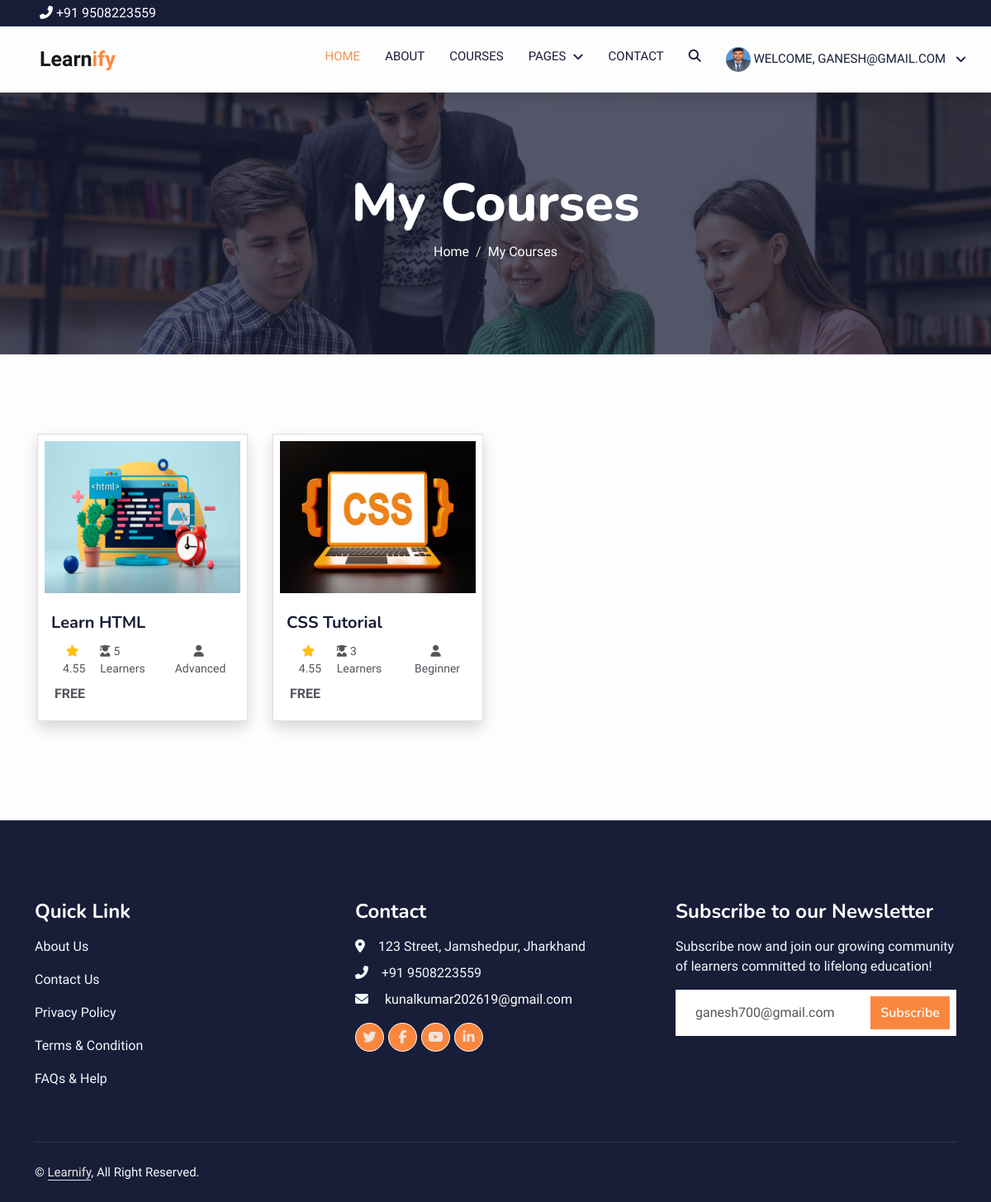
The page /my-course (signed in) on the database its author committed.
### coder/models.py (models this page shows, shortened)
class Profile(models.Model):
    profile_image = models.ImageField(
        default='media/default.jpg', upload_to='media', null=True, blank=True)
    user = models.OneToOneField(User, on_delete=models.CASCADE, blank=True,null=True)
    first_name = models.CharField(max_length=100, blank=True,null=True)
    last_name = models.CharField(max_length=100, blank=True,null=True)
    username = models.CharField(max_length=100, blank=True,null=True)
    email = models.CharField(max_length=100,blank=True,null=True)
    phone = models.BigIntegerField(blank=True,null=True)
    desc = models.CharField(max_length=500, blank=True,null=True)

class UserCourse(models.Model):
    user = models.ForeignKey(User, on_delete=models.CASCADE)
    course = models.ForeignKey(Course, on_delete=models.CASCADE)
    paid = models.BooleanField(default=0)
    date = models.DateTimeField(auto_now_add=True)

class Course(models.Model):
    STATUS = (
        ('PUBLISH', 'PUBLISH'),
        ('DRAFT', 'DRAFT'),
    )
    featured_image = models.ImageField(
        upload_to="Media/featured_img", null=True)
    featured_video = models.CharField(max_length=300, null=True)
    title = models.CharField(max_length=500)
    created_at = models.DateField(auto_now_add=True)
    author = models.ForeignKey(Author, on_delete=models.CASCADE, null=True)
    category = models.ForeignKey(Categories, on_delete=models.CASCADE)
    level = models.ForeignKey(Level, on_delete=models.CASCADE, null=True)
    description = models.TextField()
    short_desc = models.TextField(null=True)
    price = models.IntegerField(null=True, default=0)
    discount = models.IntegerField(null=True)
    language = models.ForeignKey(Language, on_delete=models.CASCADE, null=True)
    deadline = models.CharField(max_length=200, null=True)
    slug = models.SlugField(default='', max_length=500, null=True, blank=True)
    status = models.CharField(choices=STATUS, max_length=100, null=True)
    certificate = models.CharField(null=True, max_length=100)
    def get_absolute_url(self):
        from django.urls import reverse
        return reverse('course_details', kwargs={'slug': self.slug})

class Level(models.Model):
    name = models.CharField(max_length=100)
    def __str__(self):
        return self.name

### learnify/views.py (the view)
# urls.py: path('my-course', views.my_course, name='my-course'),
@login_required(login_url='login')
def my_course(request):
    course = UserCourse.objects.filter(user=request.user)
    category = Categories.get_all_category(Categories)
    context = {
        'course': course,
        'category': category,
    }
    return render(request, 'course/my_course.html', context)

### coder/models.py (called while the page is built)
    def get_all_category(self):
        return Categories.objects.all().order_by('id')

### templates/course/my_course.html (shortened to what this page needs)
{% extends 'base.html' %}
{% load static %}
{% load course_tags %}
{% block content %}
<div class="container-fluid bg-primary py-5 mb-5 page-header">
    <div class="container py-5">
        <div class="row justify-content-center">
            <div class="col-lg-10 text-center">
                <h1 class="display-3 text-white animated slideInDown">My Courses</h1>
                <nav aria-label="breadcrumb">
                    <ol class="breadcrumb justify-content-center">
                        <li class="breadcrumb-item"><a class="text-white" href="{% url 'home' %}">Home</a></li>
                        <li class="breadcrumb-item text-white active" aria-current="page">My Courses</li>
                    </ol>
                </nav>
            </div>
        </div>
    </div>
</div>
<div class="container-xxl py-5 wow fadeInUp" data-wow-delay="0.1s">
    <div class="container">
        <div class="row g-4" id="filteredCourse">
            {% for i in course%}
            <div class="col-12 col-md-6 col-xl-3 pb-4 pb-md-7" data-aos="fade-up" data-aos-delay="50"
                style="padding-right:15px;padding-left:15px;">
                <div class="card shadow">
                    <img src="/media/{{i.course.featured_image}}" class="card-img-top p-2" alt="..."
                        style="height: 200px;">
                    <div class="card-body">
                        <h5 class="card-title"><a href="{{i.course.get_absolute_url}}"
                                class="text-dark">{{i.course.title}}</a></h5>
                        <div class="d-flex">
                            <small class="flex-fill text-center py-1 px-1"><i class="fa fa-star text-warning me-1"></i>
                                4.55</small>
                            <small class="flex-fill text-left py-1 px-1"><i
                                    class="fa fa-user-graduate me-1"></i>{{i.course.usercourse_set.all.count}}
                                Learners</small>
                            <small class="flex-fill text-center py-1 px-1"><i
                                    class="fa fa-user me-1"></i>{{i.course.level}}</small>
                        </div>
                        <div class="d-flex justify-content-between">
                            {% if i.course.price == 0 %}
                            <small class="py-1 px-1 fw-bold fs-6 text-center">FREE</small>
                            {% else %}
                            <small class="py-1 px-1 fw-bold fs-6 text-center"><del>₹ {{i.course.price}}</del>
                                 ₹ {% discount_calculation i.course.price i.course.discount %}</small>
                            {% endif %}
                        </div>
                    </div>
                </div>
            </div>
            {% endfor %}
        </div>
    </div>
</div>
{% endblock %}

### templates/components/header.html (shortened to what this page needs)
{% load static %}
<div class="topnav py-1 px-lg-5 px-2 bg-dark d-flex justify-content-between align-items-center">
    <div>
        <a href="" class="text-white"><i class="fa fa-phone-alt me-1"></i>+91 9508223559</a>
    </div>
</div>
<nav class="navbar navbar-expand-lg navbar-light shadow sticky-top p-0" style="background-color: #fdfdfd;">
    <a href="{% url 'home' %}" class="navbar-brand d-flex align-items-center px-4 px-lg-5">
        <p class="m-0 fw-bold" style="font-size: 25px;"><img src="{% static 'img/gnae.png' %}" alt=""
                height="50px">Learn<span style="color: #fb873f;">ify</span></p>
    </a>
    <div class="collapse navbar-collapse" id="navbarCollapse">
        <div class="navbar-nav ms-auto p-4 p-lg-0">
            <a href="{% url 'home' %}" class="nav-item nav-link active">Home</a>
            <a href="{% url 'about' %}" class="nav-item nav-link">About</a>
            <a href="{% url 'courses' %}" class="nav-item nav-link">Courses</a>
            <div class="nav-item dropdown">
                <a href="#" class="nav-link dropdown-toggle" data-bs-toggle="dropdown">Pages</a>
            </div>
            <a href="{% url 'contact' %}" class="nav-item nav-link">Contact</a>
            <a class=" nav-item nav-link d-flex search-mobile text-white-all icon-xs d-none d-sm-none d-md-none d-lg-block"
                data-bs-toggle="collapse" href="#collapseSearchMobile" role="button" aria-expanded="false"
                aria-controls="collapseSearchMobile">
                <i class="fa fa-search"></i>
            </a>
            {% if user.is_authenticated and user.first_name == '' %}
            <div class="nav-item dropdown">
                <a href="#" class="nav-link dropdown-toggle" data-bs-toggle="dropdown">
                    {% if user.profile.profile_image %}
                    <img src="{{user.profile.profile_image.url}}" alt="" name="image" class="rounded-circle"
                        height="30px" width="30px">
                    {% else %}
                    <img src="{% static 'img/default.jpg' %}" alt="" name="image" class="rounded-circle" height="30px"
                        width="30px">
                    {% endif %}
                    Welcome, {{user.username}}
                </a>
            </div>
            {% else %}
            <li class="nav-item px-3">
                <a href="{% url 'register' %}" class="nav-link">
                    <i class="fa fa-user"></i>
                </a>
            </li>
            {% endif %}
        </div>
    </div>
</nav>

### templates/components/footer.html (shortened to what this page needs)
{% load static %}
<div class="container-fluid bg-dark text-light footer pt-5 mt-5 wow fadeIn" data-wow-delay="0.1s">
    <div class="container py-5">
        <div class="row g-5">
            <div class="col-lg-4 col-md-6">
                <h4 class="text-white mb-3">Quick Link</h4>
                <p><a class="text-light" href="{% url 'about' %}">About Us</a></p>
                <p><a class="text-light" href="{% url 'contact' %}">Contact Us</a></p>
                <p><a class="text-light" href="{% url 'privacy_policy' %}">Privacy Policy</a></p>
                <p><a class="text-light" href="{% url 'terms-&-conditions' %}">Terms & Condition</a></p>
                <p><a class="text-light" href="{% url 'faq' %}">FAQs & Help</a></p>
            </div>
            <div class="col-lg-4 col-md-6">
                <h4 class="text-white mb-3">Contact</h4>
                <p class="mb-2"><i class="fa fa-map-marker-alt me-3"></i>123 Street, Jamshedpur, Jharkhand</p>
                <p class="mb-2"><i class="fa fa-phone-alt me-3"></i>+91 9508223559</p>
                <p class="mb-2"><i class="fa fa-envelope me-3"></i><a href="mailto:secretcoder@gmail.com" class="text-white"> kunalkumar202619@gmail.com</a></p>
                <div class="d-flex pt-2">
                    <a class="btn btn-outline-light btn-social" href=""><i
                            class="fab fa-twitter"></i></a>
                    <a class="btn btn-outline-light btn-social" href=""><i class="fab fa-facebook-f"></i></a>
                    <a class="btn btn-outline-light btn-social" href=""><i class="fab fa-youtube"></i></a>
                    <a class="btn btn-outline-light btn-social" href=""><i class="fab fa-linkedin-in"></i></a>
                </div>
            </div>
            <div class="col-lg-4 col-md-6">
                <h4 class="text-white mb-3">Subscribe to our Newsletter</h4>
                <p>Subscribe now and join our growing community of learners committed to lifelong education! </p>
                <div class="position-relative mx-auto" style="max-width: 400px;">
                    <form action="{% url 'subscriber' %}" method="POST">
                        <input class="form-control border-0 w-100 py-3 ps-4 pe-5" type="text" placeholder="Your email"
                            value="{{user.email}}" name="email">
                        <button type="submit"
                            class="btn btn-primary py-2 position-absolute top-0 end-0 mt-2 me-2">Subscribe</button>
                    </form>
                </div>
            </div>
        </div>
    </div>
    <div class="container">
        <div class="copyright">
            <div class="row">
                <div class="col-md-6 text-center text-md-start mb-3 mb-md-0">
                    &copy; <a class="border-bottom" href="{% url 'home' %}">Learnify</a>, All Right Reserved.
                </div>
            </div>
        </div>
    </div>
</div>

### static/css/style.css (style rules this page uses)
:root { --primary: #f69050; --light: #F0FBFC; --light: #f0e4de; --dark: #181d38; }
body { background-color: #fdfdfd; }
.btn { background-color: #fb873f; border: none; }
.btn { font-family: 'Nunito', sans-serif; font-weight: 600; transition: .5s; }
.btn.btn-primary, .btn.btn-secondary { color: #FFFFFF; }
.navbar .dropdown-toggle::after { border: none; content: "\f107"; font-family: "Font Awesome 5 Free"; font-weight: 900; vertical-align: middle; margin-left: 8px; }
.navbar-light .navbar-nav .nav-link { margin-right: 30px; padding: 25px 0; color: #FFFFFF; font-size: 15px; text-transform: uppercase; outline: none; }
.navbar-light .navbar-nav .nav-link:hover, .navbar-light .navbar-nav .nav-link.active { color: var(--primary); }
.navbar-light .navbar-brand, .navbar-light a.btn { height: 75px; }
.navbar-light .navbar-nav .nav-link { color: var(--dark); font-weight: 500; }
.navbar-light.sticky-top { top: -100px; transition: .5s; }
.page-header { background: linear-gradient(rgba(24, 29, 56, .7), rgba(24, 29, 56, .7)), url(../img/carousel-1.jpg); background-position: center center; background-repeat: no-repeat; background-size: cover; }
.breadcrumb-item+.breadcrumb-item::before { color: var(--light); }
.footer .btn.btn-social { margin-right: 5px; width: 35px; height: 35px; display: flex; align-items: center; justify-content: center; color: var(--light); font-weight: normal; border: 1px solid #FFFFFF; border-radius: 35px; transition: .3s; }
.footer .copyright { padding: 25px 0; font-size: 15px; border-top: 1px solid rgba(256, 256, 256, .1); }
.footer .copyright a { color: var(--light); }

### rows shown on the page
UserCourse: course.featured_image (picture), course "Learn HTML", course.usercourse_set.all.count "5", course.level "Advanced", shows "FREE"
UserCourse: course.featured_image (picture), course "CSS Tutorial", course.usercourse_set.all.count "3", course.level "Beginner", shows "FREE"

### other values the page prints
{{ user.username }} "GANESH@GMAIL.COM"
